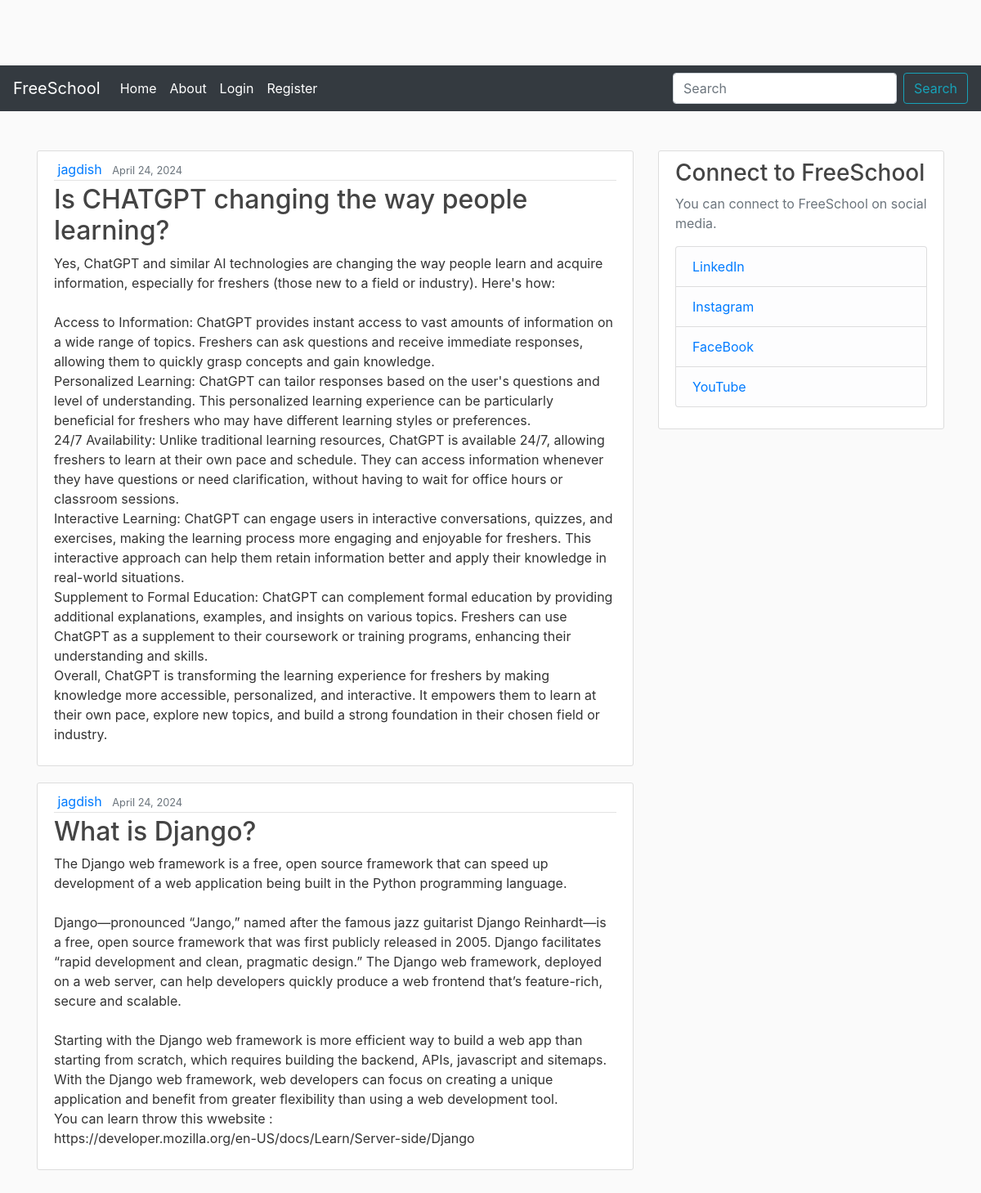
The page / on the database its author committed.
### blog/models.py (models this page shows, shortened)
class Post(models.Model):
    title = models.CharField(max_length=100)
    content = models.TextField()
    date_posted = models.DateTimeField(default=timezone.now)
    author = models.ForeignKey(User, on_delete=models.CASCADE)

### blog/views.py (the view)
# urls.py: path("", views.home, name="blog-home"),
def home(request):
    context = {"posts": Post.objects.all()}
    return render(request, "blog/home.html", context)

### blog/templates/blog/home.html (shortened to what this page needs)
{% extends "blog/base.html" %}
{% load static %}
{% block content %}
    {% for post in posts %}
    <article class="media content-section">
        <div class="media-body">
          <div class="article-metadata">
            <a class="mr-2" href="#">{{ post.author }}</a>
            <small class="text-muted">{{ post.date_posted | date:"F d, Y" }}</small>
          </div>
          <h2><a class="article-title" href="{% url 'detail' post.id %}">{{ post.title }}</a></h2>
          <p class="article-content">{{ post.content }}</p>
        </div>
      </article>
    {% endfor %}
{% endblock content %}

### blog/templates/blog/base.html (shortened to what this page needs)
{% load static %}
<!DOCTYPE html>
<html lang="en">
<head>
    <link rel="stylesheet" href="https://maxcdn.bootstrapcdn.com/bootstrap/4.0.0/css/bootstrap.min.css">
    <link rel="stylesheet" href="{% static 'blog/main.css' %}">
</head>
<body>
    <nav class="navbar navbar-expand-lg navbar-dark bg-dark">
        <a class="navbar-brand" href="{% url 'blog-home' %}">FreeSchool</a>
        <div class="collapse navbar-collapse" id="navbarText">
          <ul class="navbar-nav mr-auto">
            <li class="nav-item active">
              <a class="nav-link" href="{% url 'blog-home' %}">Home <span class="sr-only">(current)</span></a>
            </li>
            <li class="nav-item active">
              <a class="nav-link" href="{% url 'blog-about' %}">About</a>
            </li>
            {% if user.is_authenticated %}
            <li class="nav-item active">
              <a class="nav-link" href="{% url 'profile' %}">Profile</a>
            </li>
            <li class="nav-item active">
              <a class="nav-link" href="{% url 'create_post' %}">Create Post</a>
            </li>
            <li class="nav-item active">
              <a class="nav-link" href="{% url 'logout' %}">Logout</a>
            </li>
            {% else %}
            <li class="nav-item active">
              <a class="nav-link" href="{% url 'login' %}">Login</a>
            </li>
            <li class="nav-item active">
              <a class="nav-link" href="{% url 'register' %}">Register</a>
            </li>
            {% endif %}
          </ul>
          <form class="form-inline my-2 my-lg-0">
            <input class="form-control mr-sm-2" type="search" placeholder="Search" aria-label="Search">
            <button class="btn btn-outline-info my-2 my-sm-0" type="submit">Search</button>
          </form>
        </div>
      </nav>
    <main role="main" class="container my-5">
      <div class="row">
        <div class="col-md-8">
          {% block content %}{% endblock %}
        </div>
        <div class="col-md-4">
          <div class="content-section">
            <h3>Connect to FreeSchool</h3>
            <p class='text-muted'>You can connect to FreeSchool on social media.
              <ul class="list-group">
                <li class="list-group-item list-group-item-light"><a class="link-offset-2 link-underline link-underline-opacity-0" href="https://www.linkedin.com/?trk=public_profile_nav-header-logo">LinkedIn</a></li>
                <li class="list-group-item list-group-item-light"><a class="link-offset-2 link-underline link-underline-opacity-0" href="https://www.linkedin.com/?trk=public_profile_nav-header-logo">Instagram</a></li>
                <li class="list-group-item list-group-item-light"><a class="link-offset-2 link-underline link-underline-opacity-0" href="https://www.linkedin.com/?trk=public_profile_nav-header-logo">FaceBook</a></li>
                <li class="list-group-item list-group-item-light"><a class="link-offset-2 link-underline link-underline-opacity-0" href="https://www.linkedin.com/?trk=public_profile_nav-header-logo">YouTube</a></li>
              </ul>
            </p>
          </div>
        </div>
      </div>
    </main>
</body>
</html>

### django_project/static/blog/main.css (style rules this page uses)
body { background: #fafafa; color: #333333; margin-top: 5rem; }
h1, h2, h3, h4, h5, h6 { color: #444444; }
ul { margin: 0; }
.content-section { background: #ffffff; padding: 10px 20px; border: 1px solid #dddddd; border-radius: 3px; margin-bottom: 20px; }
.article-title { color: #444444; }
.article-content { white-space: pre-line; }
.article-metadata { padding-bottom: 1px; margin-bottom: 4px; border-bottom: 1px solid #e3e3e3 }

### rows shown on the page
Post: author "jagdish", date_posted "April 24, 2024", title "Is CHATGPT changing the way people learning?", content "Yes, ChatGPT and similar AI technologies are changing the way people learn and acquire information, especially for freshers (those new to a field or industry). Here's how: Access to Information: ChatGPT provides instant access to vast amounts of information on a wide range of topics. Freshers can ask questions and receive immediate responses, allowing them to quickly grasp concepts and gain knowledge. Personalized Learning: ChatGPT can tailor responses based on the user's questions and level of understanding. This personalized learning experience can be particularly beneficial for freshers who may have different learning styles or preferences. 24/7 Availability: Unlike traditional learning…"
Post: author "jagdish", date_posted "April 24, 2024", title "What is Django?", content "The Django web framework is a free, open source framework that can speed up development of a web application being built in the Python programming language. Django—pronounced “Jango,” named after the famous jazz guitarist Django Reinhardt—is a free, open source framework that was first publicly released in 2005. Django facilitates “rapid development and clean, pragmatic design.” The Django web framework, deployed on a web server, can help developers quickly produce a web frontend that’s feature-rich, secure and scalable. Starting with the Django web framework is more efficient way to build a web app than starting from scratch, which requires building the backend, APIs, javascript and…"
